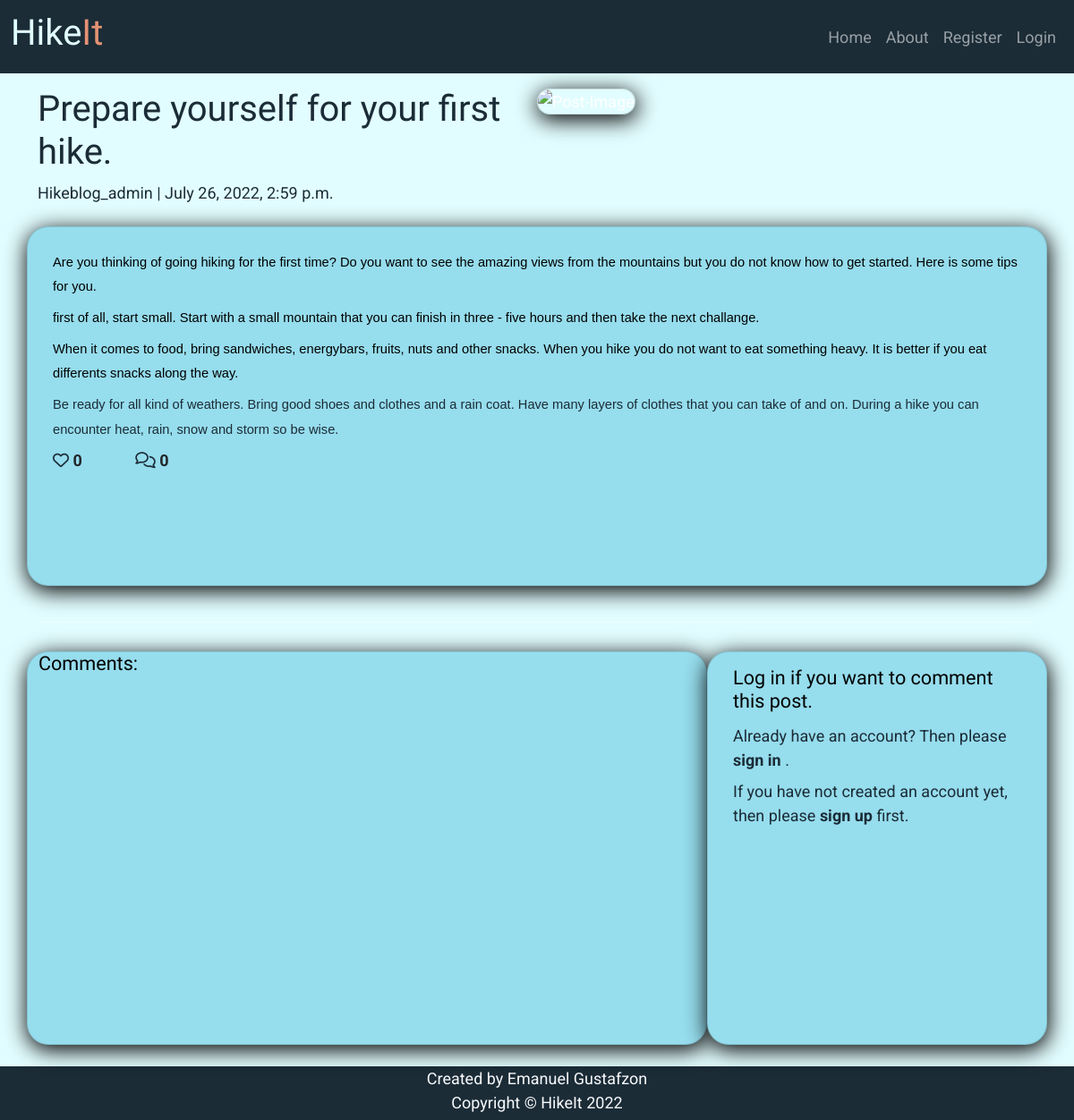
/prepare-yourself-for-your-first-hike/, run on the app's committed database.
### blog/models.py (models this page shows, shortened)
class Post(models.Model):
    title = models.CharField(max_length=200, unique=True)
    slug = models.SlugField(max_length=200, unique=True)
    author = models.ForeignKey(
        User, on_delete=models.CASCADE, related_name='blog_posts')
    featured_image = CloudinaryField('image', default='placeholder')
    updated_on = models.DateTimeField(auto_now=True)
    content = models.TextField()
    created_on = models.DateTimeField(auto_now_add=True)
    status = models.IntegerField(choices=STATUS, default=0)
    likes = models.ManyToManyField(
        User, related_name='blogpost_like', blank=True)
    class Meta:
        ordering = ['-created_on']
    def number_of_likes(self):
        return self.likes.count()

### blog/views.py (the view, shortened to what this page needs)
# urls.py: path('<slug:slug>/', views.PostDetail.as_view(), name='post_detail'),
class PostDetail(View):
    def get(self, request, slug, *args, **kwargs):
        queryset = Post.objects.filter(status=1)
        post = get_object_or_404(queryset, slug=slug)
        comments = post.comments.filter(approved=True).order_by("-created_on")
        liked = False
        if post.likes.filter(id=self.request.user.id).exists():
            liked = True
        return render(
            request,
            "post_detail.html",
            {
                "post": post,
                "comments": comments,
                "commented": False,
                "liked": liked,
                "comment_form": CommentForm(),
            },
        )

### templates/post_detail.html (shortened to what this page needs)
{% extends 'base.html' %}
{% block content %}
{% load crispy_forms_tags %}
<div class="masthead">
    <div class="container">
        <div class="row g-0 mt-3 top ">
            <div class="col-md-6 col-lg-6 masthead-text d-flex flex-column justify-content-center ">
                <h1 class="post-title">{{ post.title }}</h1>
                <p class="post-subtitle">{{ post.author }} | {{ post.created_on }}</p>
            </div>
            <div class=" col-md-6 col-lg-6 masthead-image">
                <img class="post-detail-image img-fluid max-width:100%;" src=" {{ post.featured_image.url }}" alt="Post-Image">
            </div>
        </div>
    </div>
</div>
<div class="container">
    <div class="row">
        <div class="col card mb-4  mt-3 left  top">
            <div class="card-post-detail">
                <p class="card-text ">
                    {{ post.content | safe }}
                </p>
                <div class="row">
                    <div class="col-2 col-lg-1">
                        <strong>
                            {% if user.is_authenticated %}
                            <form class="d-inline" action="{% url 'post_like' post.slug %}" method="POST">
                                {% csrf_token %}
                                {% if liked %}
                                <button type="submit" name="blogpost_id" value="{{post.slug}}" class="btn-like"><i class="fas fa-heart"></i></i></button>
                                {% else %}
                                <button type="submit" name="blogpost_id" value="{{post.slug}}" class="btn-like"><i class="far fa-heart"></i></button>
                                {% endif %}
                            </form>
                            {% else %}
                            <span class="text-secondary"><i class="far fa-heart"></i></span>
                            {% endif %}
                        <span class="text-dark">{{ post.number_of_likes }} </span>
                        </strong>
                    </div>
                    <div class="col-1">
                        {% with comments.count as total_comments %}
                        <strong class="text-dark"><i class="far fa-comments"></i>
                            {{ total_comments }}</strong>
                        {% endwith %}
                    </div>
                </div>
            </div>
        </div>
    </div>
    <div class="row">
        <div class="col">
            <hr>
        </div>
    </div>
    <div class="row">
        <div class="col-md-8 card mb-4  mt-3 ">
            <h3>Comments:</h3>
            <div class="card-post-detail">
            </div>
        </div>
        <div class="col-md-4 card mb-4 mt-3 ">
            <div class="card-post-detail">
                {% if commented %}
                <div class="alert alert-success {{ message.tags }} alert-dismissible fade show" id="msg" role="alert">
                    Your comment is awaiting approval
                    <button type="button" class="btn-close" data-bs-dismiss="alert" aria-label="Close"></button>
                </div>
                <h3>Leave a comment:</h3>
                <p>Posting as: {{ user.username }}</p>
                <form method="post">
                    {{ comment_form | crispy }}
                    {% csrf_token %}
                    <button type="submit" class="button">Submit</button>
                </form>
                {% else %}
                {% if user.is_authenticated %}
                <h3>Leave a comment:</h3>
                <p>Posting as: {{ user.username }}</p>
                <form method="post">
                    {{ comment_form | crispy }}
                    {% csrf_token %}
                    <button type="submit" class="button">Submit</button>
                </form>
                {% else %}
                <h3>Log in if you want to comment this post.</h3>
                <p>Already have an account? Then please <a href="https://myhikeblog.herokuapp.com/accounts/login/"> <strong>sign in</strong> </a>.</p>
                <p>If you have not created an account yet, then please <a href="https://myhikeblog.herokuapp.com/accounts/signup/"> <strong> sign up </strong></a> first.</p>
                {% endif %}
                {% endif %}
            </div>
        </div>
    </div>
</div>
{%endblock%}

### static/css/style.css (style rules this page uses)
body { font-family: "Roboto", sans-serif; font-size: 18px; background-color: #E2FDFF; color: white; min-height:100vh; }
span { color: #1B2C37; }
a { color: #1B2C37; text-decoration: none; }
h1 { color: #1B2C37; font-family:'kalam'; }
h2, h3, h4 { font-size: 120%; color: black; font-family:'kalam'; margin-bottom: 0.75rem; }
p { color: #1B2C37; margin-bottom: 0.5rem; }
i { color: #1B2C37; }
.card { position: relative; display: flex; flex-direction: column; word-wrap: break-word; background-color: #96DDED; box-shadow: 1px 5px 25px 1px black; background-clip: border-box; border: 1px solid rgba(0,0,0,.125); border-radius: 1.5rem; height:auto; }
.card-post-detail { min-height: 400px; flex: 1 1 auto; padding: 1rem 1rem; }
body { font-family: "Roboto", sans-serif; font-size: 18px; background-color: #E2FDFF; color: white; min-height: 100vh; }
.post-detail-image { border-radius: 20px; box-shadow: 1px 5px 25px 1px black; border: 1px solid rgba(0,0,0,.125); }

### data on the page
Post: title "Prepare yourself for your first hike.", author "Hikeblog_admin", created_on "July 26, 2022, 2:59 p.m.", content "Are you thinking of going hiking for the first time? Do you want to see the amazing views from the mountains but you do not know how to get started. Here is some tips for you. first of all, start small. Start with a small mountain that you can finish in three - five hours and then take the next challange. When it comes to food, bring sandwiches, energybars, fruits, nuts and other snacks. When you hike you do not want to eat something heavy. It is better if you eat differents snacks along the way. Be ready for all kind of weathers. Bring good shoes and clothes and a rain coat. Have many layers of clothes that you can take of and on. During a hike you can encounter heat, rain, snow and storm…", number_of_likes "0"

### other printed values
{{ total_comments }} "0"
